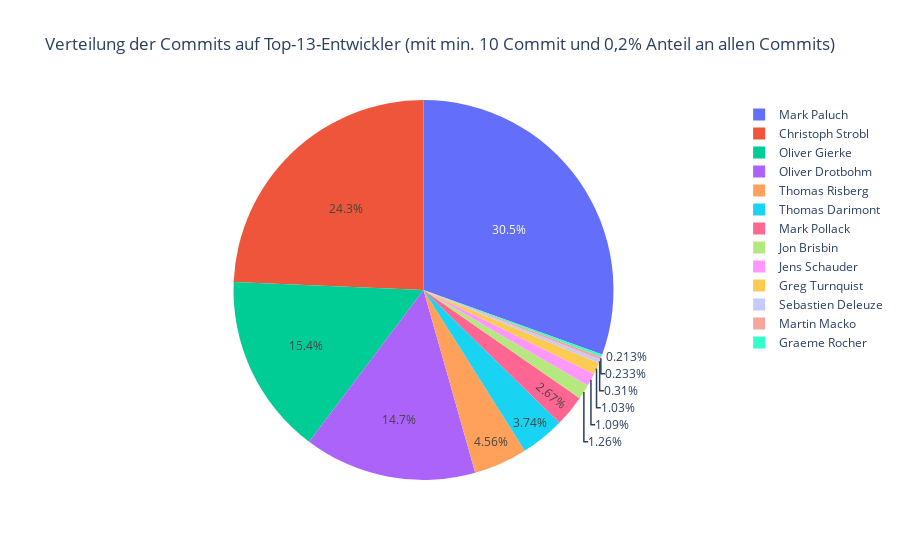

Source (notebook cell):
### Code cell
commitCountByAuthor = %cypher MATCH (a:Author)-[:COMMITTED]->(c:Commit), \
                                 (c)-[:CONTAINS_CHANGE]->(:Change)-[:MODIFIES]->(file:File) \
                           WHERE NOT c:Merge AND NOT a.name STARTS WITH 'Spring' \
                           RETURN a.name as Entwickler, count(DISTINCT c) AS Commits \
                           ORDER BY Commits DESC LIMIT 13
                            

commitCountByAuthor_df = commitCountByAuthor.get_dataframe()

fig = px.pie(commitCountByAuthor_df, values='Commits', names='Entwickler', title='Verteilung der Commits auf Top-13-Entwickler (mit min. 10 Commit und 0,2% Anteil an allen Commits)')
fig.show()

### Figure 1 — Plotly figure (JSON) as saved in the notebook; plotly's stock layout.template omitted (floating-point values rounded to 4 significant figures)
{"data": [{"domain": {"x": [0, 1], "y": [0, 1]}, "hovertemplate": "Entwickler=%{label}<br>Commits=%{value}<extra></extra>", "labels": ["Mark Paluch", "Christoph Strobl", "Oliver Gierke", "Oliver Drotbohm", "Thomas Risberg", "Thomas Darimont", "Mark Pollack", "Jon Brisbin", "Jens Schauder", "Greg Turnquist", "Sebastien Deleuze", "Martin Macko", "Graeme Rocher"], "legendgroup": "", "name": "", "showlegend": true, "type": "pie", "values": [1574, 1255, 794, 757, 235, 193, 138, 65, 56, 53, 16, 12, 11]}], "layout": {"legend": {"tracegroupgap": 0}, "title": {"text": "Verteilung der Commits auf Top-13-Entwickler (mit min. 10 Commit und 0,2% Anteil an allen Commits)"}}}
